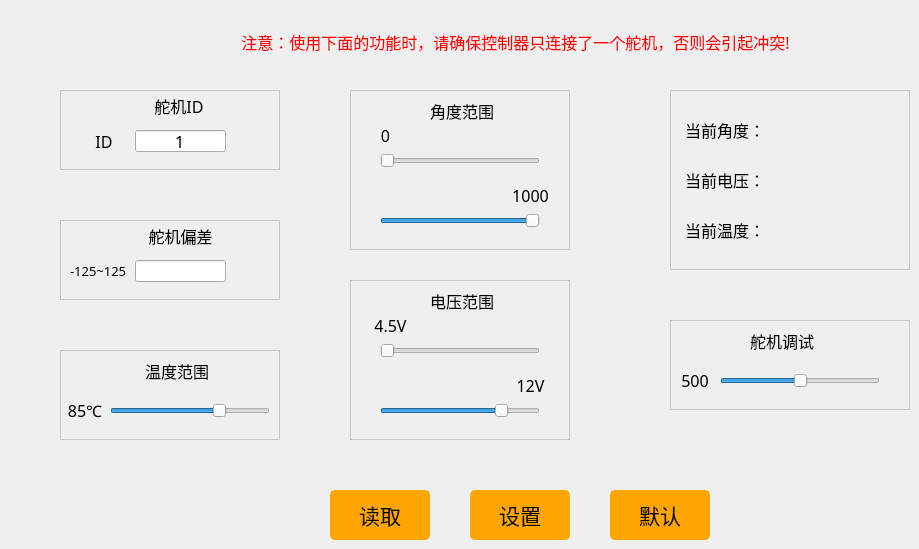
   <widget class="QWidget" name="tab_2">
    <attribute name="title">
     <string>舵机调试工具</string>
    </attribute>
    <widget class="QPushButton" name="pushButton_read">
     <property name="geometry">
      <rect>
       <x>330</x>
       <y>490</y>
       <width>100</width>
       <height>50</height>
      </rect>
     </property>
     <property name="font">
      <font>
       <family>黑体</family>
       <pointsize>16</pointsize>
      </font>
     </property>
     <property name="styleSheet">
      <string notr="true">QPushButton{background-color: rgb(255, 165, 0);}
QPushButton:hover{background-color:  rgb(255, 210, 0);}
QPushButton{border-radius:5px;}</string>
     </property>
     <property name="text">
      <string>读取</string>
     </property>
    </widget>
    <widget class="QPushButton" name="pushButton_set">
     <property name="geometry">
      <rect>
       <x>470</x>
       <y>490</y>
       <width>100</width>
       <height>50</height>
      </rect>
     </property>
     <property name="font">
      <font>
       <family>黑体</family>
       <pointsize>16</pointsize>
      </font>
     </property>
     <property name="styleSheet">
      <string notr="true">QPushButton{background-color: rgb(255, 165, 0);}
QPushButton:hover{background-color:  rgb(255, 210, 0);}
QPushButton{border-radius:5px;}</string>
     </property>
     <property name="text">
      <string>设置</string>
     </property>
    </widget>
    <widget class="QPushButton" name="pushButton_default">
     <property name="geometry">
      <rect>
       <x>610</x>
       <y>490</y>
       <width>100</width>
       <height>50</height>
      </rect>
     </property>
     <property name="font">
      <font>
       <family>黑体</family>
       <pointsize>16</pointsize>
      </font>
     </property>
     <property name="styleSheet">
      <string notr="true">QPushButton{background-color: rgb(255, 165, 0);}
QPushButton:hover{background-color:  rgb(255, 210, 0);}
QPushButton{border-radius:5px;}</string>
     </property>
     <property name="text">
      <string>默认</string>
     </property>
    </widget>
    <widget class="QWidget" name="widget" native="true">
     <property name="geometry">
      <rect>
       <x>350</x>
       <y>90</y>
       <width>220</width>
       <height>160</height>
      </rect>
     </property>
     <property name="styleSheet">
      <string notr="true">#widget {border:1px solid #242424;
border-color: rgb(200, 200, 200);}</string>
     </property>
     <widget class="QLabel" name="label_17">
      <property name="geometry">
       <rect>
        <x>80</x>
        <y>10</y>
        <width>64</width>
        <height>22</height>
       </rect>
      </property>
      <property name="font">
       <font>
        <family>黑体</family>
        <pointsize>12</pointsize>
       </font>
      </property>
      <property name="text">
       <string>角度范围</string>
      </property>
      <property name="alignment">
       <set>Qt::AlignCenter</set>
      </property>
     </widget>
     <widget class="QSlider" name="horizontalSlider_servoMin">
      <property name="geometry">
       <rect>
        <x>30</x>
        <y>60</y>
        <width>160</width>
        <height>22</height>
       </rect>
      </property>
      <property name="maximum">
       <number>1000</number>
      </property>
      <property name="pageStep">
       <number>1</number>
      </property>
      <property name="orientation">
       <enum>Qt::Horizontal</enum>
      </property>
     </widget>
     <widget class="QSlider" name="horizontalSlider_servoMax">
      <property name="geometry">
       <rect>
        <x>30</x>
        <y>120</y>
        <width>160</width>
        <height>22</height>
       </rect>
      </property>
      <property name="minimum">
       <number>0</number>
      </property>
      <property name="maximum">
       <number>1000</number>
      </property>
      <property name="pageStep">
       <number>1</number>
      </property>
      <property name="value">
       <number>1000</number>
      </property>
      <property name="orientation">
       <enum>Qt::Horizontal</enum>
      </property>
     </widget>
     <widget class="QLabel" name="label_servoMin">
      <property name="geometry">
       <rect>
        <x>20</x>
        <y>30</y>
        <width>31</width>
        <height>31</height>
       </rect>
      </property>
      <property name="font">
       <font>
        <family>黑体</family>
        <pointsize>12</pointsize>
       </font>
      </property>
      <property name="text">
       <string>0</string>
      </property>
      <property name="alignment">
       <set>Qt::AlignCenter</set>
      </property>
     </widget>
     <widget class="QLabel" name="label_servoMax">
      <property name="geometry">
       <rect>
        <x>160</x>
        <y>90</y>
        <width>41</width>
        <height>31</height>
       </rect>
      </property>
      <property name="font">
       <font>
        <family>黑体</family>
        <pointsize>12</pointsize>
       </font>
      </property>
      <property name="text">
       <string>1000</string>
      </property>
      <property name="alignment">
       <set>Qt::AlignCenter</set>
      </property>
     </widget>
    </widget>
    <widget class="QWidget" name="widget_6" native="true">
     <property name="geometry">
      <rect>
       <x>350</x>
       <y>280</y>
       <width>220</width>
       <height>160</height>
      </rect>
     </property>
     <property name="styleSheet">
      <string notr="true">#widget_6 {border:1px solid #242424;
border-color: rgb(200, 200, 200);}</string>
     </property>
     <widget class="QLabel" name="label_19">
      <property name="geometry">
       <rect>
        <x>80</x>
        <y>10</y>
        <width>64</width>
        <height>22</height>
       </rect>
      </property>
      <property name="font">
       <font>
        <family>黑体</family>
        <pointsize>12</pointsize>
       </font>
      </property>
      <property name="text">
       <string>电压范围</string>
      </property>
      <property name="alignment">
       <set>Qt::AlignCenter</set>
      </property>
     </widget>
     <widget class="QSlider" name="horizontalSlider_servoMinV">
      <property name="geometry">
       <rect>
        <x>30</x>
        <y>60</y>
        <width>160</width>
        <height>22</height>
       </rect>
      </property>
      <property name="minimum">
       <number>45</number>
      </property>
      <property name="maximum">
       <number>140</number>
      </property>
      <property name="pageStep">
       <number>1</number>
      </property>
      <property name="orientation">
       <enum>Qt::Horizontal</enum>
      </property>
     </widget>
     <widget class="QSlider" name="horizontalSlider_servoMaxV">
      <property name="geometry">
       <rect>
        <x>30</x>
        <y>120</y>
        <width>160</width>
        <height>22</height>
       </rect>
      </property>
      <property name="minimum">
       <number>45</number>
      </property>
      <property name="maximum">
       <number>140</number>
      </property>
      <property name="pageStep">
       <number>1</number>
      </property>
      <property name="value">
       <number>120</number>
      </property>
      <property name="orientation">
       <enum>Qt::Horizontal</enum>
      </property>
     </widget>
     <widget class="QLabel" name="label_servoMinV">
      <property name="geometry">
       <rect>
        <x>20</x>
        <y>30</y>
        <width>41</width>
        <height>31</height>
       </rect>
      </property>
      <property name="font">
       <font>
        <family>黑体</family>
        <pointsize>12</pointsize>
       </font>
      </property>
      <property name="text">
       <string>4.5V</string>
      </property>
      <property name="alignment">
       <set>Qt::AlignCenter</set>
      </property>
     </widget>
     <widget class="QLabel" name="label_servoMaxV">
      <property name="geometry">
       <rect>
        <x>160</x>
        <y>90</y>
        <width>41</width>
        <height>31</height>
       </rect>
      </property>
      <property name="font">
       <font>
        <family>黑体</family>
        <pointsize>12</pointsize>
       </font>
      </property>
      <property name="text">
       <string>12V</string>
      </property>
      <property name="alignment">
       <set>Qt::AlignCenter</set>
      </property>
     </widget>
    </widget>
    <widget class="QWidget" name="widget_7" native="true">
     <property name="geometry">
      <rect>
       <x>60</x>
       <y>350</y>
       <width>220</width>
       <height>90</height>
      </rect>
     </property>
     <property name="styleSheet">
      <string notr="true">#widget_7 {border:1px solid #242424;
border-color: rgb(200, 200, 200);}</string>
     </property>
     <widget class="QSlider" name="horizontalSlider_servoTemp">
      <property name="geometry">
       <rect>
        <x>50</x>
        <y>50</y>
        <width>160</width>
        <height>22</height>
       </rect>
      </property>
      <property name="minimum">
       <number>50</number>
      </property>
      <property name="maximum">
       <number>100</number>
      </property>
      <property name="pageStep">
       <number>1</number>
      </property>
      <property name="value">
       <number>85</number>
      </property>
      <property name="orientation">
       <enum>Qt::Horizontal</enum>
      </property>
      <property name="tickPosition">
       <enum>QSlider::NoTicks</enum>
      </property>
     </widget>
     <widget class="QLabel" name="label_20">
      <property name="geometry">
       <rect>
        <x>85</x>
        <y>10</y>
        <width>64</width>
        <height>22</height>
       </rect>
      </property>
      <property name="font">
       <font>
        <family>黑体</family>
        <pointsize>12</pointsize>
       </font>
      </property>
      <property name="text">
       <string>温度范围</string>
      </property>
      <property name="alignment">
       <set>Qt::AlignCenter</set>
      </property>
     </widget>
     <widget class="QLabel" name="label_servoTemp">
      <property name="geometry">
       <rect>
        <x>5</x>
        <y>45</y>
        <width>40</width>
        <height>30</height>
       </rect>
      </property>
      <property name="font">
       <font>
        <family>黑体</family>
        <pointsize>12</pointsize>
       </font>
      </property>
      <property name="text">
       <string>85℃</string>
      </property>
      <property name="alignment">
       <set>Qt::AlignCenter</set>
      </property>
     </widget>
    </widget>
    <widget class="QWidget" name="widget_8" native="true">
     <property name="geometry">
      <rect>
       <x>670</x>
       <y>90</y>
       <width>240</width>
       <height>180</height>
      </rect>
     </property>
     <property name="styleSheet">
      <string notr="true">#widget_8 {border:1px solid #242424;
border-color: rgb(200, 200, 200);}</string>
     </property>
     <widget class="QLabel" name="label_21">
      <property name="geometry">
       <rect>
        <x>15</x>
        <y>30</y>
        <width>80</width>
        <height>20</height>
       </rect>
      </property>
      <property name="font">
       <font>
        <family>黑体</family>
        <pointsize>12</pointsize>
       </font>
      </property>
      <property name="text">
       <string>当前角度：</string>
      </property>
      <property name="alignment">
       <set>Qt::AlignCenter</set>
      </property>
     </widget>
     <widget class="QLabel" name="label_22">
      <property name="geometry">
       <rect>
        <x>15</x>
        <y>130</y>
        <width>80</width>
        <height>20</height>
       </rect>
      </property>
      <property name="font">
       <font>
        <family>黑体</family>
        <pointsize>12</pointsize>
       </font>
      </property>
      <property name="text">
       <string>当前温度：</string>
      </property>
      <property name="alignment">
       <set>Qt::AlignCenter</set>
      </property>
     </widget>
     <widget class="QLabel" name="label_23">
      <property name="geometry">
       <rect>
        <x>15</x>
        <y>80</y>
        <width>80</width>
        <height>20</height>
       </rect>
      </property>
      <property name="font">
       <font>
        <family>黑体</family>
        <pointsize>12</pointsize>
       </font>
      </property>
      <property name="text">
       <string>当前电压：</string>
      </property>
      <property name="alignment">
       <set>Qt::AlignCenter</set>
      </property>
     </widget>
     <widget class="QLabel" name="label_servoCurrentP">
      <property name="geometry">
       <rect>
        <x>140</x>
        <y>25</y>
        <width>41</width>
        <height>31</height>
       </rect>
      </property>
      <property name="font">
       <font>
        <family>黑体</family>
        <pointsize>12</pointsize>
       </font>
      </property>
      <property name="text">
       <string/>
      </property>
      <property name="alignment">
       <set>Qt::AlignCenter</set>
      </property>
     </widget>
     <widget class="QLabel" name="label_servoCurrentV">
      <property name="geometry">
       <rect>
        <x>140</x>
        <y>75</y>
        <width>41</width>
        <height>31</height>
       </rect>
      </property>
      <property name="font">
       <font>
        <family>黑体</family>
        <pointsize>12</pointsize>
       </font>
      </property>
      <property name="text">
       <string/>
      </property>
      <property name="alignment">
       <set>Qt::AlignCenter</set>
      </property>
     </widget>
     <widget class="QLabel" name="label_servoCurrentTemp">
      <property name="geometry">
       <rect>
        <x>140</x>
        <y>125</y>
        <width>40</width>
        <height>30</height>
       </rect>
      </property>
      <property name="font">
       <font>
        <family>黑体</family>
        <pointsize>12</pointsize>
       </font>
      </property>
      <property name="text">
       <string/>
      </property>
      <property name="alignment">
       <set>Qt::AlignCenter</set>
      </property>
     </widget>
    </widget>
    <widget class="QWidget" name="widget_9" native="true">
     <property name="geometry">
      <rect>
       <x>60</x>
       <y>90</y>
       <width>220</width>
       <height>80</height>
      </rect>
     </property>
     <property name="styleSheet">
      <string notr="true">#widget_9 {border:1px solid #242424;
border-color: rgb(200, 200, 200);}</string>
     </property>
     <widget class="QLabel" name="label_11">
      <property name="geometry">
       <rect>
        <x>95</x>
        <y>5</y>
        <width>48</width>
        <height>22</height>
       </rect>
      </property>
      <property name="font">
       <font>
        <family>黑体</family>
        <pointsize>12</pointsize>
       </font>
      </property>
      <property name="text">
       <string>舵机ID</string>
      </property>
      <property name="alignment">
       <set>Qt::AlignCenter</set>
      </property>
     </widget>
     <widget class="QLineEdit" name="lineEdit_servoID">
      <property name="geometry">
       <rect>
        <x>75</x>
        <y>40</y>
        <width>91</width>
        <height>22</height>
       </rect>
      </property>
      <property name="font">
       <font>
        <family>黑体</family>
        <pointsize>12</pointsize>
       </font>
      </property>
      <property name="text">
       <string>1</string>
      </property>
      <property name="alignment">
       <set>Qt::AlignCenter</set>
      </property>
     </widget>
     <widget class="QLabel" name="label_32">
      <property name="geometry">
       <rect>
        <x>20</x>
        <y>40</y>
        <width>48</width>
        <height>22</height>
       </rect>
      </property>
      <property name="font">
       <font>
        <family>黑体</family>
        <pointsize>12</pointsize>
       </font>
      </property>
      <property name="text">
       <string>ID</string>
      </property>
      <property name="alignment">
       <set>Qt::AlignCenter</set>
      </property>
     </widget>
    </widget>
    <widget class="QWidget" name="widget_10" native="true">
     <property name="geometry">
      <rect>
       <x>60</x>
       <y>220</y>
       <width>220</width>
       <height>80</height>
      </rect>
     </property>
     <property name="styleSheet">
      <string notr="true">#widget_10 {border:1px solid #242424;
border-color: rgb(200, 200, 200);}</string>
     </property>
     <widget class="QLabel" name="label_14">
      <property name="geometry">
       <rect>
        <x>85</x>
        <y>5</y>
        <width>71</width>
        <height>22</height>
       </rect>
      </property>
      <property name="font">
       <font>
        <family>黑体</family>
        <pointsize>12</pointsize>
       </font>
      </property>
      <property name="text">
       <string>舵机偏差</string>
      </property>
      <property name="alignment">
       <set>Qt::AlignCenter</set>
      </property>
     </widget>
     <widget class="QLineEdit" name="lineEdit_servoDev">
      <property name="geometry">
       <rect>
        <x>75</x>
        <y>40</y>
        <width>91</width>
        <height>22</height>
       </rect>
      </property>
      <property name="font">
       <font>
        <family>黑体</family>
        <pointsize>12</pointsize>
       </font>
      </property>
      <property name="alignment">
       <set>Qt::AlignCenter</set>
      </property>
     </widget>
     <widget class="QLabel" name="label_24">
      <property name="geometry">
       <rect>
        <x>10</x>
        <y>40</y>
        <width>61</width>
        <height>21</height>
       </rect>
      </property>
      <property name="font">
       <font>
        <family>黑体</family>
        <pointsize>10</pointsize>
       </font>
      </property>
      <property name="text">
       <string>-125~125</string>
      </property>
     </widget>
    </widget>
    <widget class="QWidget" name="widget_11" native="true">
     <property name="geometry">
      <rect>
       <x>670</x>
       <y>320</y>
       <width>240</width>
       <height>90</height>
      </rect>
     </property>
     <property name="styleSheet">
      <string notr="true">#widget_11 {border:1px solid #242424;
border-color: rgb(200, 200, 200);}</string>
     </property>
     <widget class="QSlider" name="horizontalSlider_servoMove">
      <property name="geometry">
       <rect>
        <x>50</x>
        <y>50</y>
        <width>160</width>
        <height>22</height>
       </rect>
      </property>
      <property name="minimum">
       <number>0</number>
      </property>
      <property name="maximum">
       <number>1000</number>
      </property>
      <property name="pageStep">
       <number>1</number>
      </property>
      <property name="value">
       <number>500</number>
      </property>
      <property name="orientation">
       <enum>Qt::Horizontal</enum>
      </property>
     </widget>
     <widget class="QLabel" name="label_34">
      <property name="geometry">
       <rect>
        <x>80</x>
        <y>10</y>
        <width>64</width>
        <height>22</height>
       </rect>
      </property>
      <property name="font">
       <font>
        <family>黑体</family>
        <pointsize>12</pointsize>
       </font>
      </property>
      <property name="text">
       <string>舵机调试</string>
      </property>
      <property name="alignment">
       <set>Qt::AlignCenter</set>
      </property>
     </widget>
     <widget class="QLabel" name="label_servoMove">
      <property name="geometry">
       <rect>
        <x>5</x>
        <y>45</y>
        <width>40</width>
        <height>30</height>
       </rect>
      </property>
      <property name="font">
       <font>
        <family>黑体</family>
        <pointsize>12</pointsize>
       </font>
      </property>
      <property name="text">
       <string>500</string>
      </property>
      <property name="alignment">
       <set>Qt::AlignCenter</set>
      </property>
     </widget>
    </widget>
    <widget class="QLabel" name="label_36">
     <property name="geometry">
      <rect>
       <x>230</x>
       <y>30</y>
       <width>571</width>
       <height>22</height>
      </rect>
     </property>
     <property name="font">
      <font>
       <family>黑体</family>
       <pointsize>12</pointsize>
      </font>
     </property>
     <property name="text">
      <string>&lt;html&gt;&lt;head/&gt;&lt;body&gt;&lt;p&gt;&lt;span style=&quot; color:#ff0000;&quot;&gt;注意：使用下面的功能时，请确保控制器只连接了一个舵机，否则会引起冲突!&lt;/span&gt;&lt;/p&gt;&lt;/body&gt;&lt;/html&gt;</string>
     </property>
     <property name="alignment">
      <set>Qt::AlignCenter</set>
     </property>
    </widget>
   </widget>
